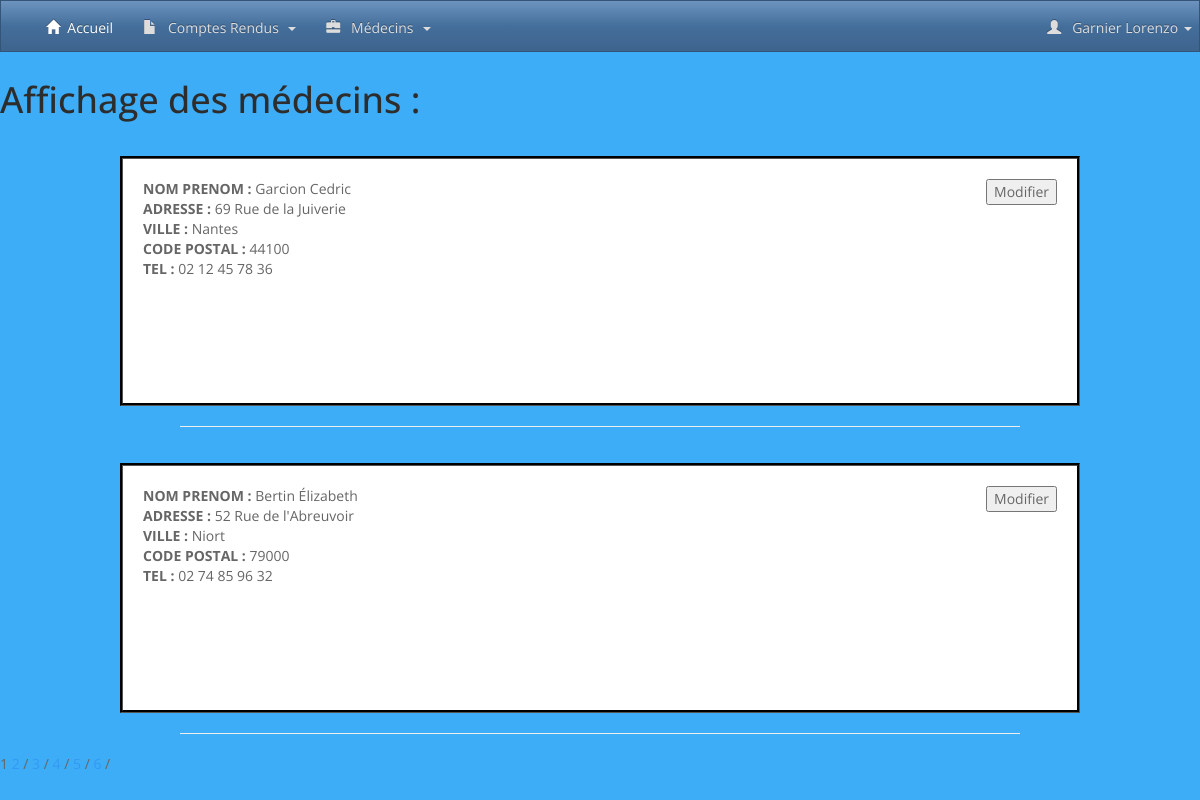
The app's page /pagination.php (signed in) with its own data.
### tables this page shows
CREATE TABLE `medecin` (
  `ID` int(11) NOT NULL,
  `ID_POSSEDE` int(11) NOT NULL,
  `NOM` varchar(255) DEFAULT NULL,
  `PRENOM` varchar(255) DEFAULT NULL,
  `ADRESSE` varchar(255) DEFAULT NULL,
  `VILLE_MEDECIN` varchar(255) NOT NULL,
  `CP_MEDECIN` int(5) NOT NULL,
  `TEL` varchar(32) DEFAULT NULL,
  `DEPARTEMENT` int(2) DEFAULT NULL,
  `PHOTO` varchar(255) DEFAULT 'images/portrait-medecin.jpg'
);

### pagination.php (the view, shortened to what this page needs)
<?php
include("partials/header.php");
include("partials/navbar.php");
include("lib/database_connexion.php");
?>
<h1>Affichage des médecins :</h1>
<?php
$sql = "SELECT COUNT(ID) AS NbreMD FROM medecin";
$req=$bdd->query($sql)or die(print_r($bdd->errorInfo()));
$retour=$req->fetch();
$NbreMD=$retour['NbreMD'];
$NbreMDparPage=2;
$NbrePages = ceil ($NbreMD /$NbreMDparPage);
if (isset($_GET['p']) && ($_GET['p'])>0 && ($_GET['p'])<=$NbrePages) {
	$NumMD=$_GET['p'];
}
else{
	$NumMD=1;
}
$sql2= "SELECT * FROM medecin ORDER BY ID LIMIT ".(($NumMD-1)*$NbreMDparPage).",$NbreMDparPage";
$req2=$bdd->query($sql2)or die(print_r($bdd->errorInfo()));
while($donnees = $req2->fetch()){
	?>
    <div class="affichagemedecin">
    <div class="infosmedecin">
    	<strong>NOM PRENOM   : </strong><?php echo $donnees['NOM'].' '.$donnees['PRENOM'];?><br>
    	<strong>ADRESSE   : </strong><?php echo $donnees['ADRESSE'];?><br>
    	<strong>VILLE   : </strong><?php echo $donnees['VILLE_MEDECIN'];?><br>
    	<strong>CODE POSTAL  : </strong><?php echo $donnees['CP_MEDECIN'];?><br>
        <strong>TEL   : </strong><?php echo $donnees['TEL'];?>
    </div>
    <div class="modifiermedecin">
        <form method="post" action="#">
    	<input type="submit" value="Modifier">
        </form>
    </div>
</div>
<HR align="center" size=8 width="70%" color="red">
<?php
}
for ($i=1; $i <=$NbrePages ; $i++) {
	if ($i==$NumMD) {
		echo "$i";
	}
	else{
	echo " <a href=\"pagination.php?p=$i\"> $i </a>/ ";
	}
}
?>

### assets/css/custom.css (style rules this page uses)
.affichagemedecin { margin-left: auto; margin-right: auto; background-color:white; padding:20px; width: 80%; height: 250px; max-width: auto; margin-top: 3%; margin-bottom: auto; border: 3px black groove; }
.infosmedecin { float: left; margin: auto; }
.modifiermedecin { float: right; }
body { margin: 0; background-color: #3eadf7; background-repeat: no-repeat; }

### records on screen
medecin: NOM "Garcion", PRENOM "Cedric", ADRESSE "69 Rue de la Juiverie", VILLE_MEDECIN "Nantes", CP_MEDECIN "44100", TEL "02 12 45 78 36"
medecin: NOM "Bertin", PRENOM "Élizabeth", ADRESSE "52 Rue de l'Abreuvoir", VILLE_MEDECIN "Niort", CP_MEDECIN "79000", TEL "02 74 85 96 32"

### other values on screen
$_SESSION["nom"] "Garnier"
$_SESSION["prenom"] "Lorenzo"
